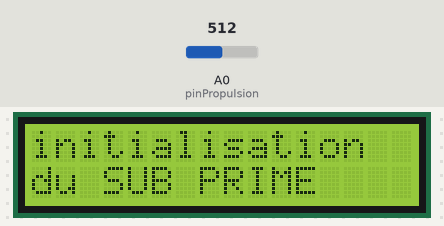
Bench run of a sketch on a simulated Arduino Uno, built with avr-gcc and run on an emulated ATmega328P. On the bench: 16×2 character LCD. Inputs (shaded band) come from the test bench; at power-on: A0 (pinPropulsion) = 512.

Above: at 0.1 s.
At 61.1 s:
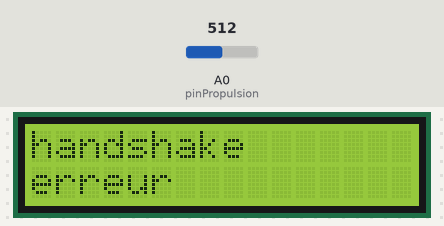
At 62.6 s:
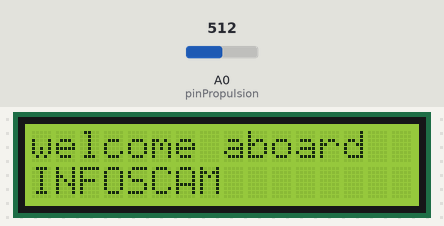
At 64.6 s:
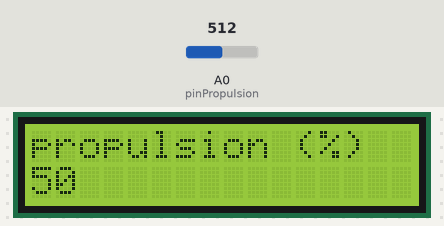

The sketch:

main-remote.ino
```cpp
// arduino UNO -- télécommande
/*|||||||||||||||||||||||||||||||||||||||||||||||||||||||||||||||||||||||||||||||||||||||||||||||||||||||||||||||||||||||||||||||*/
// mouvement

// initialisation
#include <Keypad.h>

#define padLigne1 8     // pin de la ligne 1 du pad
#define padLigne2 9     // pin de la ligne 2 du pad
#define padLigne3 10    // pin de la ligne 3 du pad
#define padColonne1 11  // pin de la colonne 1 du pad
#define padColonne2 12  // pin de la colonne 2 du pad
#define padColonne3 13  // pin de la colonne 3 du pad

#define pinPropulsion A0  // pin de la mesure du potentiomètre

const uint8_t lignes = 3;    // 3 lignes
const uint8_t colonnes = 3;  // 3 colonnes

//definit les touches du pad en partant de en haut à gauche du pad
const char hexaKeys[lignes][colonnes] = {
  { '+', '2', '*' },
  { '3', '1', '4' },
  { '-', '5', '/' }
};

uint8_t pinsLignes[lignes] = { padLigne1, padLigne2, padLigne3 };            //connect to the row pinouts of the keypad
uint8_t pinsColonnes[colonnes] = { padColonne1, padColonne2, padColonne3 };  //connect to the column pinouts of the keypad

Keypad padCommande = Keypad(makeKeymap(hexaKeys), pinsLignes, pinsColonnes, lignes, colonnes);

void initCommande() {
  pinMode(pinPropulsion, INPUT);
  return;
}

// fonction
uint8_t getVitesse() {
  return map(analogRead(pinPropulsion), 0, 1023, 25, 255);
}

uint8_t getElevation(char touche) {
  switch (touche) {
    case '+':  // monter de 5 cm
      return 1;
    case '-':  // descendre de 5 cm
      return 2;
    case '*':  // monter de 10 cm
      return 3;
    case '/':  // descendre de 10 cm
      return 4;
    default:
      return 0;  // touche inconnu
  }
}

uint8_t getDirection(char touche) {
  switch (touche) {
    case '1':  // stop
      return 1;
    case '2':  // ↑
      return 2;
    case '3':  // <-
      return 3;
    case '4':  // ->
      return 4;
    case '5':  // ↓
      return 5;
    default:  // touche inconnu
      return 0;
  }
}

/*|||||||||||||||||||||||||||||||||||||||||||||||||||||||||||||||||||||||||||||||||||||||||||||||||||||||||||||||||||||||||||||||*/
// communication

// initialisation
#include <RCSwitch.h>  // bibliothèque RC-switch

#define pinRecepteur 2  // interuption 0 => pin 2
#define pinEmetteur 3   // pin de reception des données 4

// taille du message = protocol (en bits)
#define protocolVitesse 8    // vitesse (de 0 à 255 => max longueur 2^8)
#define protocolElevation 6  // elevation (de 1 à 4 => max longueur 2^3)
#define protocolDirection 4  // direction (de 1 à 5 max longueur 2^3)
#define protocolReset 10
#define protocolInformation 18

bool handshake = 0;

RCSwitch comSys = RCSwitch();  // création d'une intance nommé comSys à partir de l'objet RCSwitch;

void initCommunication() {

  pinMode(pinEmetteur, OUTPUT);
  comSys.enableTransmit(pinEmetteur);  // transmetteur pin pinEmetteur
  comSys.setRepeatTransmit(20);        // Optional set number of transmission repetitions.
  comSys.setPulseLength(433);          // Optional set pulse length.

  pinMode(pinRecepteur, INPUT);
  comSys.enableReceive(digitalPinToInterrupt(pinRecepteur));  // Receiver on interrupt 0 => that is pin #2


  // initialisation et vérification de la communication avec le sous-marin
  while (handshake == 0) {

    setAffichage("initialisation ", "du SUB PRIME");

    emission(protocolReset, 1);
    emission(protocolReset, 1);

    uint32_t restartSubTemps = millis();

    while (true) {
      if (millis() - restartSubTemps > 60000) {
        setAffichage("handshake", "erreur");
        delay(1500);
        handshake = 1;
        break;
      } else if (comSys.available()) {
        reception();
        comSys.resetAvailable();
        break;
      }
    }
  }
  return;
}

// fonction
void emission(uint8_t protocol, uint8_t message) {
  static bool ID = 0;

  // Serial.println("envoyé ID = " + String(ID) + " protocol = " + String(protocol) + " message = " + String(message));

  comSys.send(message, protocol + ID);
  ID = !ID;
  return;
}


void reception() {
  static bool dernierID = 1;
  uint8_t protocol = comSys.getReceivedBitlength();  // donne la longueur du message

  bool ID = protocol % 2;

  if (ID != dernierID) {

    uint32_t message = comSys.getReceivedValue();  // donne le message

    // Serial.println("reçu ID = " + String(ID) + " protocol = " + String(protocol) + " message = " + String(message));

    protocol -= ID;
    dernierID = ID;

    switch (protocol) {
      case protocolReset:
        handshake = message;
        return;
      case protocolInformation:
        int profondeurMesure = message % 1000;
        int profondeurCible = message / 1000;

        setAffichage("Pm : " + String(profondeurMesure) + " cm", "Pc : " + String(profondeurCible) + " cm");
        return;
    }
  }
  return;
}


/*|||||||||||||||||||||||||||||||||||||||||||||||||||||||||||||||||||||||||||||||||||||||||||||||||||||||||||||||||||||||||||||||*/
// affichage

// initialisation
#include "LCD.h"
#include "LiquidCrystal_I2C.h"
#define I2C_ADDR 0x27  // identifiant de l'écran
#define Rs_pin 0
#define Rw_pin 1
#define En_pin 2
#define BACKLIGHT_PIN 3
#define D4_pin 4
#define D5_pin 5
#define D6_pin 6
#define D7_pin 7
LiquidCrystal_I2C lcd(I2C_ADDR, En_pin, Rw_pin, Rs_pin, D4_pin, D5_pin, D6_pin, D7_pin);

void initAffichage() {
  lcd.begin(16, 2);                              // Si 16 caractères et 2 lignes
  lcd.setBacklightPin(BACKLIGHT_PIN, POSITIVE);  // LCD Backlight ON
  lcd.setBacklight(HIGH);                        // try LOW to test
  lcd.home();                                    // go home on LCD
}

// fonction
void setAffichage(String texte1, String texte2) {
  lcd.clear();
  lcd.print(texte1);
  lcd.setCursor(0, 1);  // 1e caractère 2eme ligne
  lcd.print(texte2);    // ecrit sur l'écran LCD
}

/*|||||||||||||||||||||||||||||||||||||||||||||||||||||||||||||||||||||||||||||||||||||||||||||||||||||||||||||||||||||||||||||||*/
// autre

void setup() {

  // Serial.begin(9600);

  initAffichage();

  initCommande();

  initCommunication();

  setAffichage("welcome aboard", "INFOSCAM");
  delay(2000);
}

void loop() {

  static String texteDirection[5] = { "stopper", "avancer", "gauche", "droite", "reculer" };
  static String texteElevation[4] = { "- 5 cm", "+ 5 cm", "- 10 cm", "+ 10 cm" };
  static uint8_t prevVitesse = 0;


  uint8_t vitesse = getVitesse();
  if (prevVitesse - 1 > vitesse || vitesse > prevVitesse) {
    setAffichage("propulsion (%)", String((vitesse - 25) / 2.3, 0));
    emission(protocolVitesse, vitesse);
    prevVitesse = vitesse;
  }

  char touche = padCommande.getKey();
  if (touche) {
    uint8_t direction = getDirection(touche);
    if (direction) {
      setAffichage("direction", texteDirection[direction - 1]);
      emission(protocolDirection, direction);
    } else {
      uint8_t elevation = getElevation(touche);
      setAffichage("profondeur", texteElevation[elevation - 1]);
      emission(protocolElevation, elevation);
    }
  }

  reception();
}
```

Measured:
- what the display in image 1 shows lasts 1.5 s, from 61.0 s to 62.5 s
- what the display in image 2 shows lasts 2.1 s, from 62.5 s to 64.6 s
